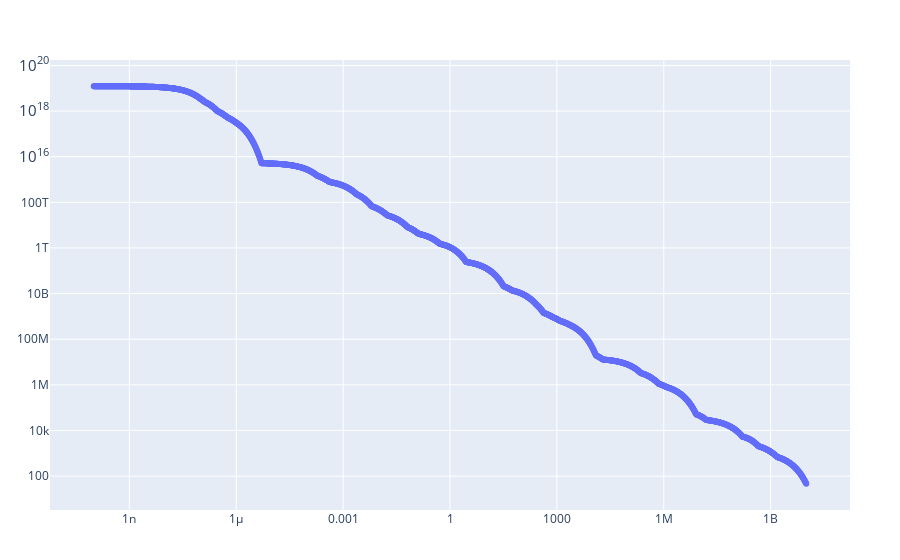

Here is the notebook cell this chart was saved with:
### Code cell
plot(scatter(max_power_df, x=:Time_seconds, y=:Power_watts, mode="markers",
                text=:Isotope, color=:Isotope),
    Layout(xaxis_type = "log", yaxis_type = "log", show_scale = true))

### Figure 1 — Plotly figure (JSON) as saved in the notebook; plotly's stock layout.template omitted (floating-point values rounded to 4 significant figures; data arrays with more than 128 entries replaced by an {"elided": "..."} marker saying what was removed)
{"data": [{"color": {"elided": "2001 str values"}, "mode": "markers", "text": {"elided": "2001 str values"}, "type": "scatter", "x": {"elided": "2001 float values"}, "y": {"elided": "2001 float values"}}], "layout": {"margin": {"b": 50, "l": 50, "r": 50, "t": 60}, "show": {"scale": true}, "xaxis": {"type": "log"}, "yaxis": {"type": "log"}}}
